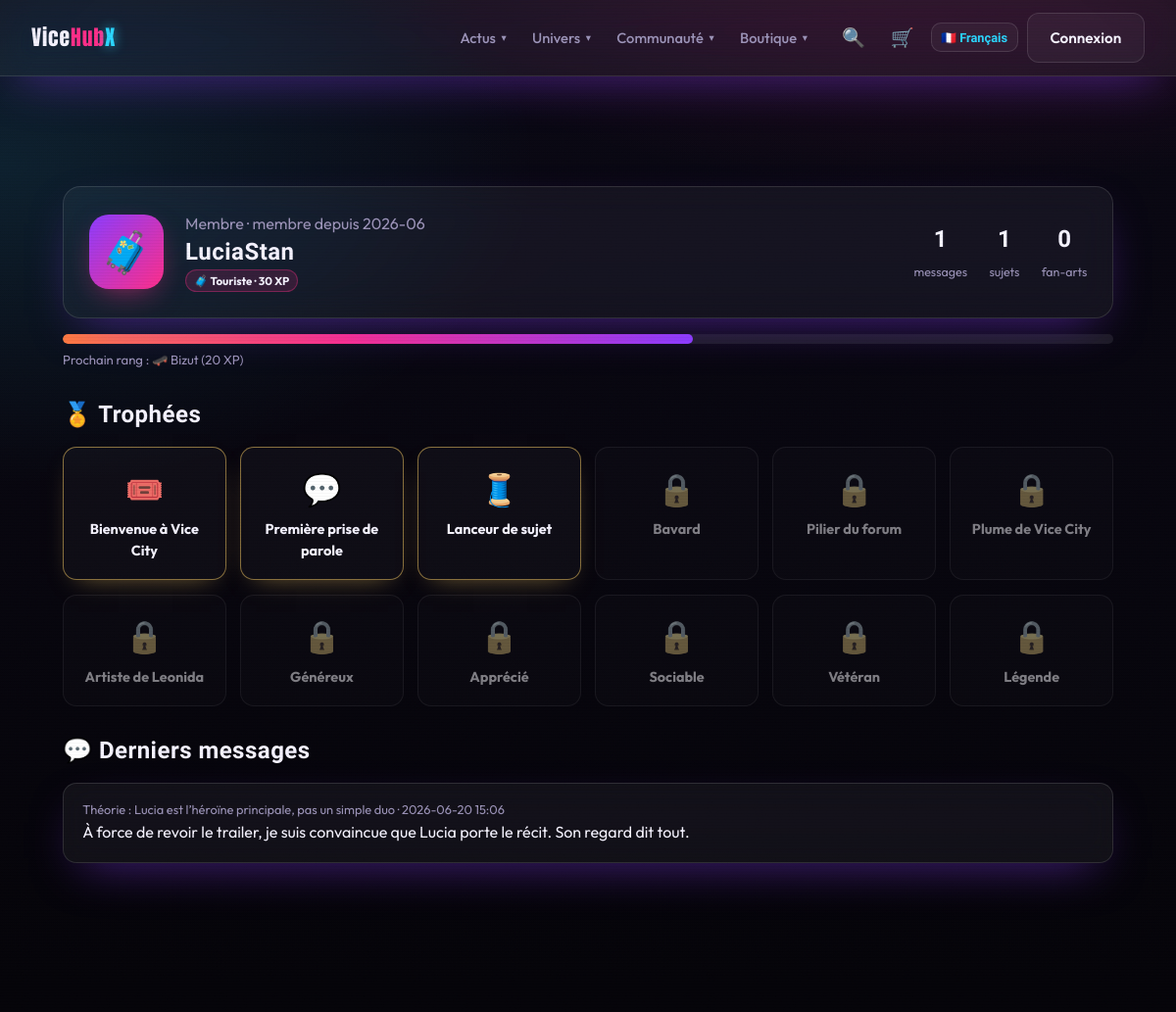
/pages/profil.php?u=lucia_stan (upper part), run on an earlier commit of the app's database.
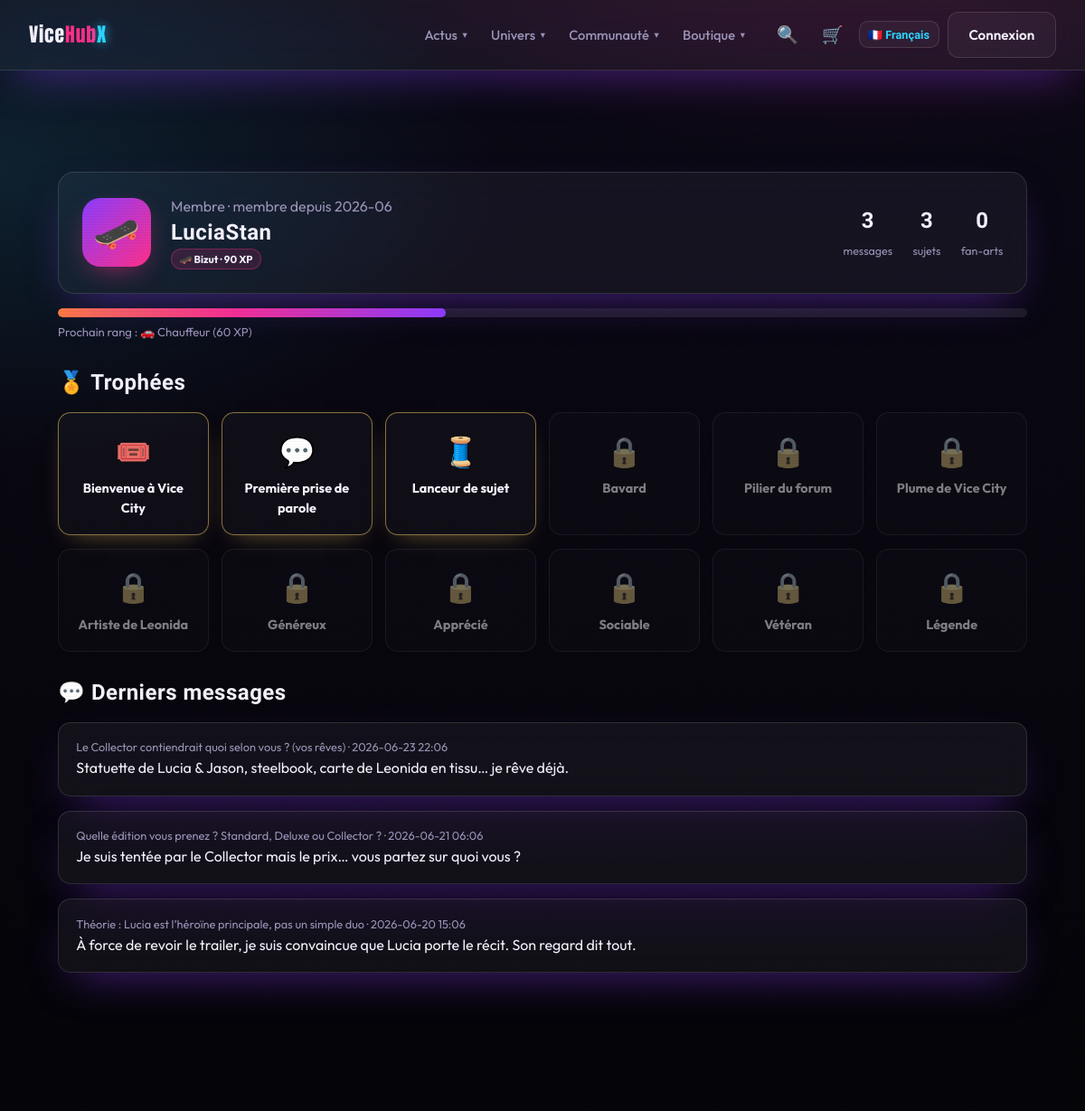
And on a later commit of the database.
### tables this page shows
CREATE TABLE forum_posts (
    id         INT AUTO_INCREMENT PRIMARY KEY,
    thread_id  INT NOT NULL,
    user_id    INT,
    body       TEXT NOT NULL,
    created_at DATETIME NOT NULL DEFAULT CURRENT_TIMESTAMP,
    FOREIGN KEY (thread_id) REFERENCES forum_threads(id) ON DELETE CASCADE,
    FOREIGN KEY (user_id) REFERENCES users(id) ON DELETE SET NULL,
    INDEX idx_thread (thread_id)
);

CREATE TABLE forum_threads (
    id          INT AUTO_INCREMENT PRIMARY KEY,
    category_id INT NOT NULL,
    user_id     INT,
    title       VARCHAR(200) NOT NULL,
    slug        VARCHAR(220) NOT NULL,
    pinned      TINYINT(1) NOT NULL DEFAULT 0,
    locked      TINYINT(1) NOT NULL DEFAULT 0,
    created_at  DATETIME NOT NULL DEFAULT CURRENT_TIMESTAMP,
    last_post_at DATETIME NOT NULL DEFAULT CURRENT_TIMESTAMP,
    FOREIGN KEY (category_id) REFERENCES forum_categories(id) ON DELETE CASCADE,
    FOREIGN KEY (user_id) REFERENCES users(id) ON DELETE SET NULL,
    INDEX idx_cat (category_id)
);

### includes/functions.php (called while the page is built, shortened)
<?php
function e(?string $value): string
{
    return htmlspecialchars((string) $value, ENT_QUOTES | ENT_SUBSTITUTE, 'UTF-8');
}
function t(string $key): string
{
    return $GLOBALS['LANG'][$key] ?? ($GLOBALS['LANG_FALLBACK'][$key] ?? $key);
}
function lang(): string
{
    return $GLOBALS['LANG_CODE'] ?? 'fr';
}
function with_lang(string $url): string
{
    if (lang() === 'fr') {
        return $url;
    }
    $sep = str_contains($url, '?') ? '&' : '?';
    return $url . $sep . 'lang=' . lang();
}
function asset(string $path): string
{
    return BASE_URL . '/public/assets/' . ltrim($path, '/');
}
function url(string $path): string
{
    return BASE_URL . '/' . ltrim($path, '/');
}
function get_user_by_username(string $u): ?array
{
    $st = db()->prepare('SELECT id, username, display_name, role, created_at FROM users WHERE username = ? LIMIT 1');
    $st->execute([$u]);
    return $st->fetch() ?: null;
}
function user_recent_posts(int $uid, int $limit = 8): array
{
    $st = db()->prepare('SELECT p.body, p.created_at, t.id AS tid, t.title FROM forum_posts p JOIN forum_threads t ON t.id = p.thread_id WHERE p.user_id = ? ORDER BY p.id DESC LIMIT ' . (int) $limit);
    $st->execute([$uid]);
    return $st->fetchAll();
}
function rank_tiers(): array
{
    return [
        [0,    'Touriste',           '🧳'],
        [50,   'Bizut',              '🛹'],
        [150,  'Chauffeur',          '🚗'],
        [350,  'Braqueur',           '💰'],
        [700,  'Lieutenant',         '🕶️'],
        [1200, 'Caïd',               '👑'],
        [2000, 'Boss de Vice City',  '🌴'],
        [3500, 'Légende de Leonida', '⭐'],
    ];
}
function user_xp_stats(int $uid): array
{
    static $cache = [];
    if (isset($cache[$uid])) {
        return $cache[$uid];
    }
    $st = db()->prepare('SELECT (SELECT COUNT(*) FROM forum_posts WHERE user_id = ?) AS posts, (SELECT COUNT(*) FROM forum_threads WHERE user_id = ?) AS threads');
    $st->execute([$uid, $uid]);
    $r = $st->fetch() ?: [];
    $posts = (int) ($r['posts'] ?? 0);
    $threads = (int) ($r['threads'] ?? 0);
    return $cache[$uid] = ['posts' => $posts, 'threads' => $threads, 'xp' => $posts * 10 + $threads * 20];
}
function rank_for_xp(int $xp): array
{
    $tiers = rank_tiers();
    $cur = $tiers[0];
    $next = null;
    foreach ($tiers as $i => $t) {
        if ($xp >= $t[0]) {
            $cur = $t;
            $next = $tiers[$i + 1] ?? null;
        }
    }
    return ['min' => $cur[0], 'name' => $cur[1], 'emoji' => $cur[2], 'next' => $next];
}
function user_achievements(int $uid): array
{
    $s = user_xp_stats($uid);
    $u = (int) $uid;
    $articles = (int) db()->query('SELECT COUNT(*) FROM articles WHERE author_id = ' . $u . " AND status='published'")->fetchColumn();
    $arts = (int) db()->query('SELECT COUNT(*) FROM fanarts WHERE user_id = ' . $u . " AND status='approved'")->fetchColumn();
    $likesGiven = (int) db()->query('SELECT COUNT(*) FROM likes WHERE user_id = ' . $u)->fetchColumn();
    $likesRecv = (int) db()->query("SELECT COUNT(*) FROM likes l WHERE (l.kind='post' AND l.item_id IN (SELECT id FROM forum_posts WHERE user_id=$u)) OR (l.kind='fanart' AND l.item_id IN (SELECT id FROM fanarts WHERE user_id=$u))")->fetchColumn();
    $msgs = (int) db()->query('SELECT COUNT(*) FROM messages WHERE from_id = ' . $u)->fetchColumn();
    $age = (int) db()->query('SELECT COALESCE(DATEDIFF(NOW(), created_at),0) FROM users WHERE id = ' . $u)->fetchColumn();
    return [
        ['🎟️', 'Bienvenue à Vice City', 'Crée ton compte', true],
        ['💬', 'Première prise de parole', 'Poste ton 1er message', $s['posts'] >= 1],
        ['🧵', 'Lanceur de sujet', 'Ouvre ton 1er sujet', $s['threads'] >= 1],
        ['🗣️', 'Bavard', 'Atteins 10 messages', $s['posts'] >= 10],
        ['🏛️', 'Pilier du forum', 'Atteins 50 messages', $s['posts'] >= 50],
        ['✍️', 'Plume de Vice City', 'Publie un article', $articles >= 1],
        ['🎨', 'Artiste de Leonida', 'Fais valider un fan-art', $arts >= 1],
        ['💜', 'Généreux', 'Aime 5 publications', $likesGiven >= 5],
        ['🔥', 'Apprécié', 'Reçois 10 likes', $likesRecv >= 10],
        ['💌', 'Sociable', 'Envoie un message privé', $msgs >= 1],
        ['📅', 'Vétéran', 'Membre depuis 30 jours', $age >= 30],
        ['👑', 'Légende', 'Atteins 2000 XP', $s['xp'] >= 2000],
    ];
}
function get_setting(string $key, ?string $default = null): ?string
{
    $stmt = db()->prepare('SELECT value FROM settings WHERE `key` = ? LIMIT 1');
    $stmt->execute([$key]);
    $row = $stmt->fetch();
    return $row['value'] ?? $default;
}
function adsense_client(): ?string
{
    $c = trim((string) get_setting('adsense_client', ''));
    return $c !== '' ? $c : null;
}

### config/database.php (called while the page is built, shortened)
<?php
function db(): PDO
{
    static $pdo = null;
    if ($pdo instanceof PDO) {
        return $pdo;
    }
    $dsn = sprintf(
        'mysql:host=%s;port=%s;dbname=%s;charset=utf8mb4',
        DB_HOST,
        DB_PORT,
        DB_NAME
    );
    try {
        $pdo = new PDO($dsn, DB_USER, DB_PASS, [
            PDO::ATTR_ERRMODE            => PDO::ERRMODE_EXCEPTION,
            PDO::ATTR_DEFAULT_FETCH_MODE => PDO::FETCH_ASSOC,
            PDO::ATTR_EMULATE_PREPARES   => false,
        ]);
    } catch (PDOException $e) {
        http_response_code(500);
        $hint = (getenv('APP_ENV') ?: 'dev') === 'prod'
            ? 'Service momentanément indisponible.'
            : 'Connexion base de données impossible : ' . $e->getMessage()
              . ' — vérifiez config/config.php et que la base "' . DB_NAME . '" existe.';
        exit('<p style="font-family:sans-serif;padding:2rem;color:#fff;background:#0a0a12">'
            . htmlspecialchars($hint, ENT_QUOTES, 'UTF-8') . '</p>');
    }
    return $pdo;
}

### pages/profil.php (the view, shortened to what the changed rows need)
<?php
$fr = lang() === 'fr';
$uname = trim((string) ($_GET['u'] ?? ''));
$u = $uname !== '' ? get_user_by_username($uname) : null;
$uid = (int) $u['id'];
$stats = user_xp_stats($uid);
$rk = rank_for_xp($stats['xp']);
$nx = $rk['next'];
$pct = $nx ? min(100, round(($stats['xp'] - $rk['min']) / max(1, $nx[0] - $rk['min']) * 100)) : 100;
$trophies = user_achievements($uid);
$posts = user_recent_posts($uid, 6);
$name = $u['display_name'] ?: $u['username'];
$role_labels = ['admin' => 'Administrateur', 'editor' => 'Éditeur', 'contributor' => 'Contributeur', 'member' => 'Membre'];
require ROOT_PATH . '/includes/header.php';
?>
<section class="section">
    <div class="profile-head glass">
        <div class="profile-avatar"><?= $rk['emoji'] ?></div>
        <div class="profile-id">
            <span class="muted"><?= e($role_labels[$u['role']] ?? 'Membre') ?> · <?= $fr ? 'membre depuis' : 'member since' ?> <?= e(substr((string) $u['created_at'], 0, 7)) ?></span>
            <h1><?= e($name) ?></h1>
            <span class="rank-chip"><?= $rk['emoji'] ?> <?= e($rk['name']) ?> · <?= (int) $stats['xp'] ?> XP</span>
        </div>
        <div class="profile-counts">
            <div><b><?= (int) $stats['posts'] ?></b><small><?= $fr ? 'messages' : 'posts' ?></small></div>
            <div><b><?= (int) $stats['threads'] ?></b><small><?= $fr ? 'sujets' : 'topics' ?></small></div>
            <div><b><?= count($arts) ?></b><small>fan-arts</small></div>
        </div>
    </div>
    <div class="rank-bar" style="margin-top:1rem"><i style="width:<?= (int) $pct ?>%"></i></div>
    <?php if ($nx): ?><p class="muted" style="font-size:.82rem;margin:.4rem 0 0"><?= $fr ? 'Prochain rang' : 'Next rank' ?> : <?= $nx[2] ?> <?= e($nx[1]) ?> (<?= (int) ($nx[0] - $stats['xp']) ?> XP)</p><?php endif; ?>
    <h2 style="margin-top:2rem">🏅 <?= $fr ? 'Trophées' : 'Achievements' ?></h2>
    <div class="trophy-grid">
        <?php foreach ($trophies as $ac): ?>
            <div class="trophy<?= $ac[3] ? ' trophy--on' : '' ?>" title="<?= e($ac[2]) ?>">
                <span class="trophy__ico"><?= $ac[3] ? $ac[0] : '🔒' ?></span>
                <span class="trophy__name"><?= e($ac[1]) ?></span>
            </div>
        <?php endforeach; ?>
    </div>
    <?php if ($posts): ?>
    <h2 style="margin-top:2rem">💬 <?= $fr ? 'Derniers messages' : 'Recent posts' ?></h2>
    <div class="posts">
        <?php foreach ($posts as $p): ?>
            <a class="post glass" style="display:block;text-decoration:none;color:inherit" href="<?= e(with_lang(url('pages/forum-thread.php?id=' . (int) $p['tid']))) ?>">
                <div class="muted" style="font-size:.8rem"><?= e($p['title']) ?> · <?= e(substr((string) $p['created_at'], 0, 16)) ?></div>
                <div><?= e(mb_strimwidth(strip_tags($p['body']), 0, 160, '…')) ?></div>
            </a>
        <?php endforeach; ?>
    </div>
    <?php endif; ?>
</section>
<?php require ROOT_PATH . '/includes/footer.php'; ?>

### includes/header.php (shortened to what the changed rows need)
<?php
$BODY_CLASS   = $BODY_CLASS   ?? '';
$nav = [
    ['label' => lang() === 'fr' ? 'Actus' : 'News', 'children' => [
        ['news.php',        t('nav_news')],
        ['blog.php',        'Blog'],
        ['guides.php',      t('nav_guides')],
        ['leaks-lab.php',   t('nav_leaks')],
        ['trailer-lab.php', t('nav_trailer')],
    ]],
    ['label' => lang() === 'fr' ? 'Univers' : 'Universe', 'children' => [
        ['dossier.php',     lang() === 'fr' ? 'Le Dossier' : 'The Files'],
        ['map.php',         t('nav_map')],
        ['vehicles.php',    t('nav_vehicles')],
        ['characters.php',  t('nav_characters')],
        ['bawsaq.php',      '📈 BAWSAQ'],
        ['evenements.php',  lang() === 'fr' ? 'Événements' : 'Events'],
    ]],
    ['label' => t('nav_community'), 'children' => [
        ['forum.php',      'Forum'],
        ['classement.php', lang() === 'fr' ? 'Classement' : 'Leaderboard'],
        ['galerie.php',    lang() === 'fr' ? 'Fan-arts' : 'Fan-arts'],
        ['quiz.php',       'Quiz'],
        ['cheats.php',     lang() === 'fr' ? 'Codes de triche' : 'Cheat codes'],
        ['community.php',  lang() === 'fr' ? 'Sondages & débats' : 'Polls & debates'],
    ]],
    ['label' => t('nav_shop'), 'children' => [
        ['shop.php',  lang() === 'fr' ? 'La Boutique' : 'The Shop'],
        ['deals.php', t('nav_deals')],
    ]],
];
?>
<!DOCTYPE html>
<html lang="<?= e(lang()) ?>">
<head>
    <link rel="stylesheet" href="<?= e(asset('css/style.css')) ?>">
    <?php if ($ac = adsense_client()): ?>
    <script async src="https://pagead2.googlesyndication.com/pagead/js/adsbygoogle.js?client=<?= e($ac) ?>"
></script>
    <?php endif; ?>
</head>
<body class="<?= e($BODY_CLASS) ?>">
<header class="site-header glass" id="top">
    <div class="header-inner">
        <nav class="site-nav" aria-label="Navigation principale">
            <?php foreach ($nav as $item): ?>
                <?php if (isset($item['children'])): ?>
                    <div class="nav-group">
                        <button class="nav-group__btn" type="button" aria-expanded="false" aria-haspopup="true">
                            <?= e($item['label']) ?> <span class="nav-caret" aria-hidden="true">▾</span>
                        </button>
                    </div>
                <?php else: ?>
                    <a class="nav-link" href="<?= e(with_lang(url('pages/' . $item['href']))) ?>"><?= e($item['label']) ?></a>
                <?php endif; ?>
            <?php endforeach; ?>
        </nav>
    </div>
</header>
<main id="main" class="<?= $BODY_CLASS === 'is-home' ? '' : 'page-main' ?>">

What changed in the data, as far as the page shows it:
added forum_posts: thread.title "Le Collector contiendrait quoi selon vous ? (vos rêves)", created_at "2026-06-23 22:06", body "Statuette de Lucia & Jason, steelbook, carte de Leonida en tissu… je rêve déjà."
added forum_posts: thread.title "Quelle édition vous prenez ? Standard, Deluxe ou Collector ?", created_at "2026-06-21 06:06", body "Je suis tentée par le Collector mais le prix… vous partez sur quoi vous ?"
Also different on the page:
$rk['emoji']: "🧳" → "🛹"
$rk['name']: "Touriste" → "Bizut"
$stats['xp']: "30" → "90"
$stats['posts']: "1" → "3"
$stats['threads']: "1" → "3"
$pct: 60 → 40 (drawn)
$nx[2]: "🛹" → "🚗"
$nx[1]: "Bizut" → "Chauffeur"
$nx[0] - $stats['xp']: "20" → "60"
